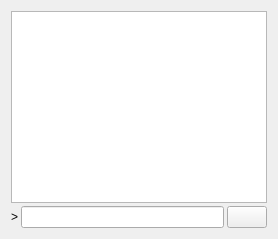
     <widget class="QWidget" name="tab_console">
      <attribute name="title">
       <string>&amp;Console</string>
      </attribute>
      <layout class="QVBoxLayout" name="verticalLayout_3">
       <property name="spacing">
        <number>3</number>
       </property>
       <item>
        <widget class="QTextEdit" name="messagesWidget">
         <property name="minimumSize">
          <size>
           <width>0</width>
           <height>100</height>
          </size>
         </property>
         <property name="readOnly">
          <bool>true</bool>
         </property>
         <property name="tabKeyNavigation" stdset="0">
          <bool>false</bool>
         </property>
         <property name="columnCount" stdset="0">
          <number>2</number>
         </property>
        </widget>
       </item>
       <item>
        <layout class="QHBoxLayout" name="horizontalLayout">
         <property name="spacing">
          <number>3</number>
         </property>
         <item>
          <widget class="QLabel" name="label">
           <property name="text">
            <string notr="true">&gt;</string>
           </property>
          </widget>
         </item>
         <item>
          <widget class="QLineEdit" name="lineEdit"/>
         </item>
         <item>
          <widget class="QPushButton" name="clearButton">
           <property name="mstateraumSize">
            <size>
             <width>24</width>
             <height>24</height>
            </size>
           </property>
           <property name="toolTip">
            <string>Clear console</string>
           </property>
           <property name="text">
            <string/>
           </property>
           <property name="icon">
            <iconset resource="../statera.qrc">
             <normaloff>:/icons/remove</normaloff>:/icons/remove</iconset>
           </property>
           <property name="shortcut">
            <string notr="true">Ctrl+L</string>
           </property>
           <property name="autoDefault">
            <bool>false</bool>
           </property>
          </widget>
         </item>
        </layout>
       </item>
      </layout>
     </widget>
